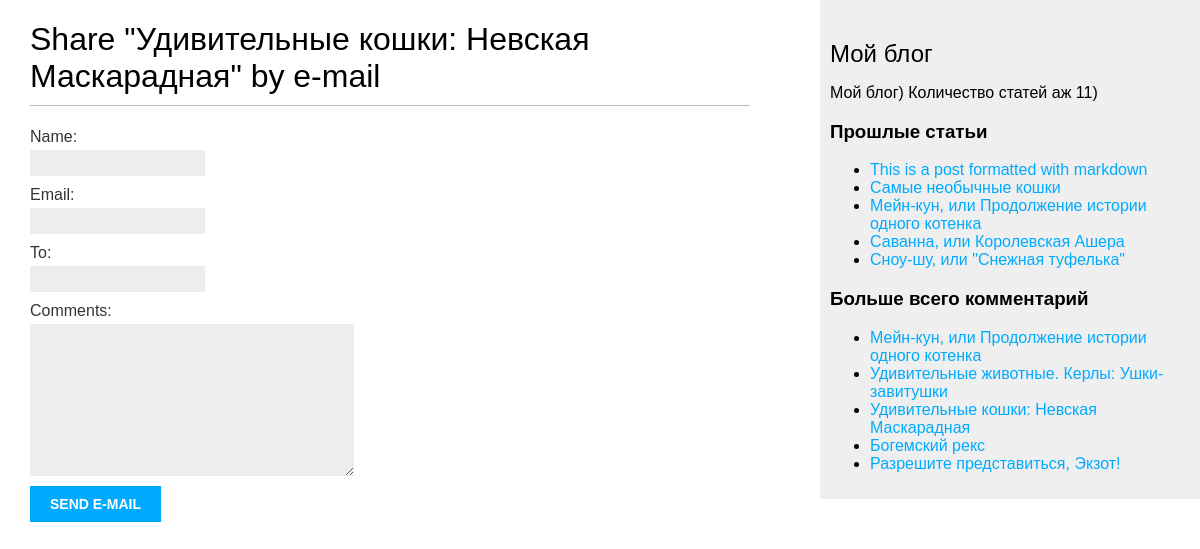
/blog/10/share/, run on the app's committed database.
### blog/models.py (models this page shows, shortened)
class Post(models.Model):
	STATUS_CHOICES = {
		('draft', 'Draft'),
		('published', 'Published'),
	}
	title = models.CharField(max_length=250) #заголовок статьи (VARCHAR тип)
	slug = models.SlugField(max_length=250, unique_for_date='publish') # поле для формирования семантических URLов статей
	author = models.ForeignKey(User, on_delete=models.CASCADE, related_name='blog_post') # собсна автор, отношение "Один ко многим" автор может иметь много статей
	body = models.TextField() # содержание статьи
	publish = models.DateTimeField(default=timezone.now) # сохраняет дату публикации статьи
	created = models.DateTimeField(auto_now_add=True) # собсна указывает на дату создания статьи (auto_now_add=True - сохраняет автоматически при сохранении объекта)
	update  = models.DateTimeField(auto_now=True) # дата и время редактирования статьи (auto_now=True - сохраняет автоматически при сохранении объекта)
	status = models.CharField(max_length=10, choices=STATUS_CHOICES, default='draft') # статус статьи. Choices - для выбора статуса.
	objects = models.Manager() # описание менеджера
	published = PublishedManager() # добавление нового менеджера в модель
	tags = TaggableManager()
	class Meta:
		ordering = ('-publish',) # метаданные для порядка сортировки (по убыванию)
	def get_absolute_url(self):
		return reverse('blog:post_detail',
						args=[self.publish.year,
								self.publish.month,
								self.publish.day,
								self.slug])

### blog/views.py (the view)
# urls.py: path('<int:post_id>/share/', views.post_share, name='post_share'),
def post_share(request, post_id):
	post = get_object_or_404(Post, id=post_id, status='published')
	sent = False
	if request.method == 'POST':
		form = EmailPostForm(request.POST)
		if form.is_valid():
			cd = form.cleaned_data
			post_url = request.build_absolute_uri(post.get_absolute_url())
			subject = '{} ({}) recommends you reading "{}"'.format(cd['name'], cd['email'],post.title)
			message = 'Read "{}" at {}\n\n{}\'s comments: {}'.format(post.title, post_url, cd['name'], cd['comments'])
			send_mail(subject, message, 'admin@myblog.com', [cd['to']])
			sent = True
	else:
		form = EmailPostForm()
	return render(request, 'blog/post/share.html', {'post' : post, 'form' : form, 'sent' : sent})

### blog/forms.py
class EmailPostForm(forms.Form):
	name = forms.CharField(max_length=25)
	email = forms.EmailField()
	to = forms.EmailField()
	comments = forms.CharField(required=False, widget=forms.Textarea)

### blog/models.py (called while the page is built)
	def get_queryset(self):
		return super().get_queryset().filter(status='published') # возвращает QuerySet с фильтром

### blog/templatetags/blog_tags.py (called while the page is built)
@register.simple_tag
def total_posts():
	return Post.published.count()

@register.inclusion_tag('blog/post/latest_posts.html')
def show_latest_posts(count=5):
	latest_posts = Post.published.order_by('-publish')[:count]
	return {'latest_posts' : latest_posts}

@register.simple_tag
def get_most_commented_posts(count=5):
	return Post.published.annotate(total_comments=Count('comments')).order_by('-total_comments')[:count]

### blog/templates/blog/post/share.html (shortened to what this page needs)
{% extends "blog/base.html" %}
{% block content %}
  {% if sent %}
    <h1>E-mail успешно отправлен</h1>
    <p>
      "{{ post.title }}" was successfully sent to {{ form.cleaned_data.to }}.
    </p>
  {% else %}
    <h1>Share "{{ post.title }}" by e-mail</h1>
    <form action="." method="post">
      {{ form.as_p }}
      <input type="submit" value="Send e-mail">
    </form>
  {% endif %}
{% endblock %}

### blog/templates/blog/base.html (shortened to what this page needs)
{% load blog_tags %}
{% load static %}
<!DOCTYPE html>
<html lang="ru">
<head>
	<link href="{% static 'css/blog.css' %}" rel="stylesheet">
</head>
<body>
	<div id="content">
		{% block content %}
		{% endblock %}
	</div>
	<div id="sidebar">
		<h2>Мой блог</h2>
			<p>Мой блог) Количество статей аж {% total_posts %})</p>
		<h3>Прошлые статьи</h3>
			{% show_latest_posts 5 %}
		<h3>Больше всего комментарий</h3>
			{% get_most_commented_posts as most_commented_posts %}
			<ul>
				{% for post in most_commented_posts %}
					<li><a href="{{ post.get_absolute_url }}">{{ post.title }}</a></li>
				{% endfor %}
			</ul>
	</div>
</body>
</html>

### blog/templates/blog/post/latest_posts.html
<ul>
	{% for post in latest_posts %}
		<li><a href="{{ post.get_absolute_url }}">{{ post.title }}</a></li>
	{% endfor %}
</ul>

### blog/static/css/blog.css (style rules this page uses)
body { margin:0; padding:0; font-family:helvetica, sans-serif; }
a { color:#00abff; text-decoration:none; }
h1 { font-weight:normal; border-bottom:1px solid #bbb; padding:0 0 10px 0; }
h2 { font-weight:normal; margin:30px 0 0; }
#content { float:left; width:60%; padding:0 0 0 30px; }
#sidebar { float:right; width:30%; padding:10px; background:#efefef; height:100%; }
label { float:left; clear:both; color:#333; margin-bottom:4px; }
input, textarea { clear:both; float:left; margin:0 0 10px; background:#ededed; border:0; padding:6px 10px; font-size:12px; }
input[type=submit] { font-weight:bold; background:#00abff; color:#fff; padding:10px 20px; font-size:14px; text-transform:uppercase; }

### data on the page
Post: title "Удивительные кошки: Невская Маскарадная"
Post: title "This is a post formatted with markdown"
Post: title "Самые необычные кошки"
Post: title "Мейн-кун, или Продолжение истории одного котенка"
Post: title "Саванна, или Королевская Ашера"
Post: title "Сноу-шу, или \"Снежная туфелька\""
Post: title "Удивительные животные. Керлы: Ушки-завитушки"
Post: title "Богемский рекс"
Post: title "Разрешите представиться, Экзот!"
